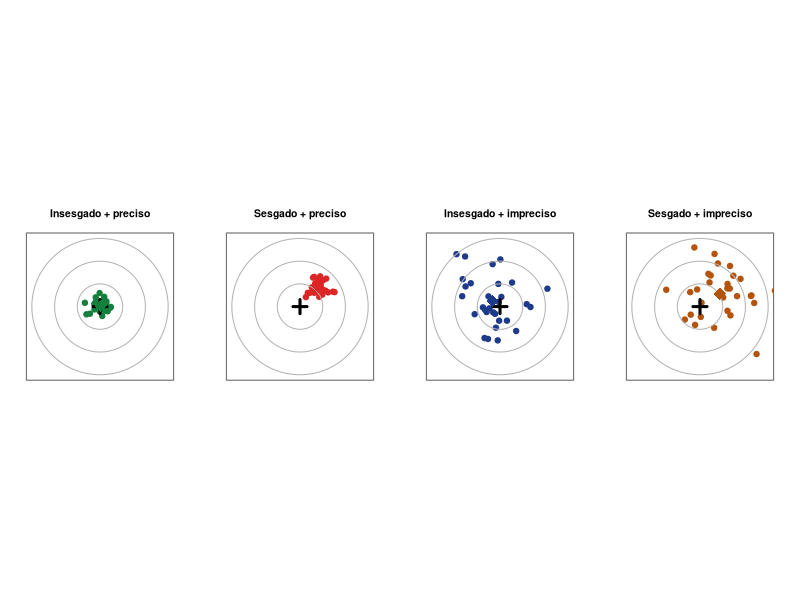
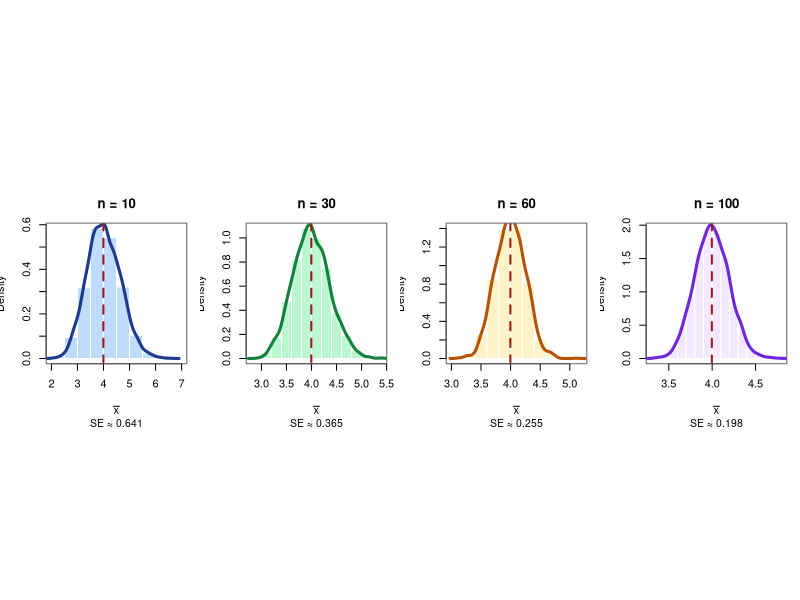
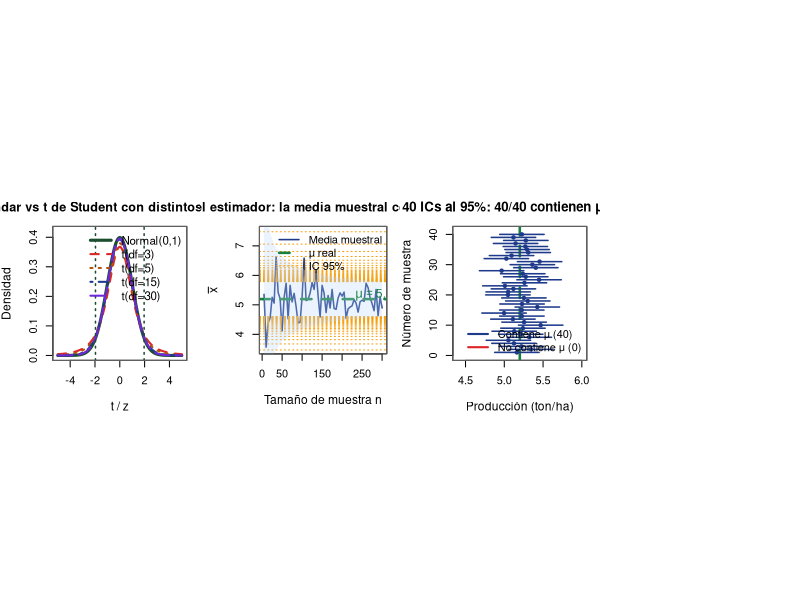
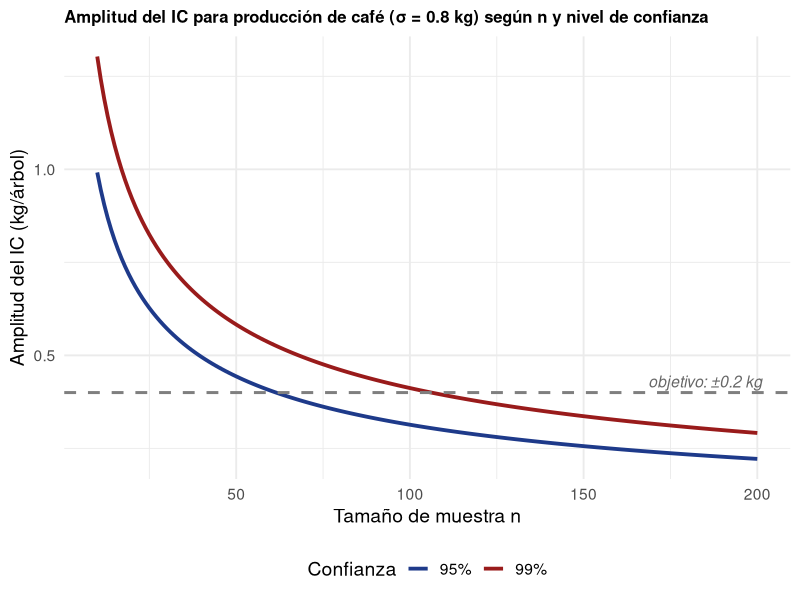
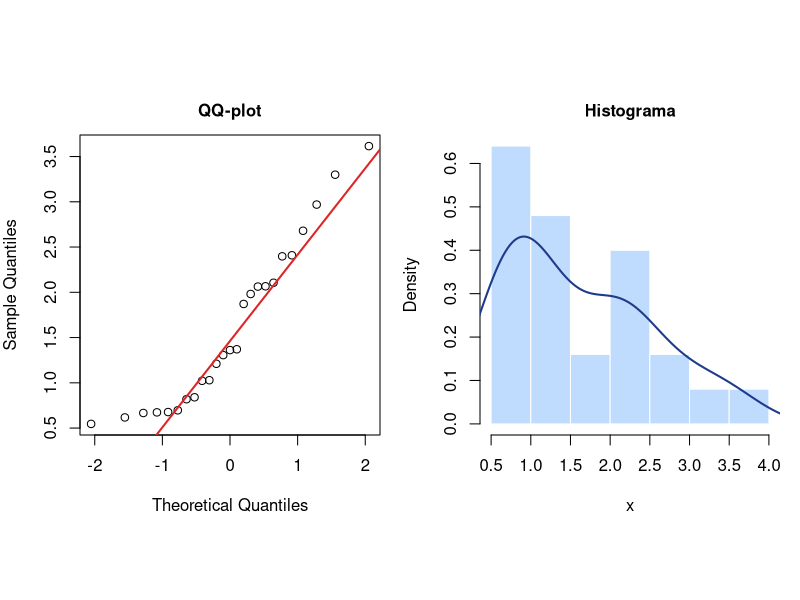
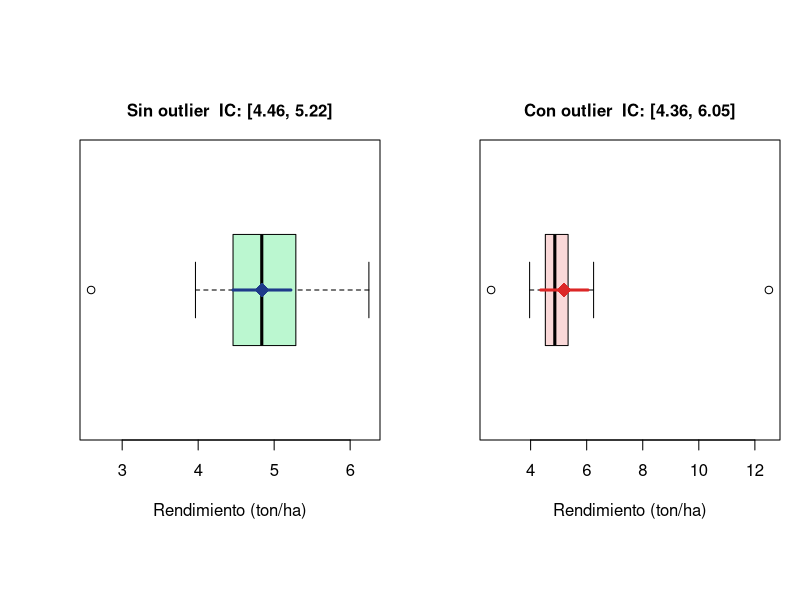

Source code (R) for these figures, in order:
## ---- chunk 1
#| echo: false
#| fig-width: 11
#| fig-height: 4.4
#| fig-align: center
set.seed(1)
theta <- 0
casos <- list(
  list(titulo = "Insesgado + preciso",  mu =  0,   sd = 0.3, col = "#15803d"),
  list(titulo = "Sesgado + preciso",    mu =  0.8, sd = 0.3, col = "#dc2626"),
  list(titulo = "Insesgado + impreciso",mu =  0,   sd = 1.0, col = "#1e3a8a"),
  list(titulo = "Sesgado + impreciso",  mu =  0.8, sd = 1.0, col = "#b45309")
)
par(mfrow = c(1, 4), mar = c(2, 2, 3, 2), pty = "s", family = "sans")
for (caso in casos) {
  puntos_x <- rnorm(30, caso$mu, caso$sd)
  puntos_y <- rnorm(30, caso$mu, caso$sd)
  plot(puntos_x, puntos_y, pch = 19, cex = 1.1, col = caso$col,
       xlim = c(-3, 3), ylim = c(-3, 3),
       main = caso$titulo, xlab = "", ylab = "",
       cex.main = 0.95, axes = FALSE)
  for (r in c(1, 2, 3))
    symbols(0, 0, circles = r, add = TRUE, inches = FALSE,
            fg = "gray70", bg = NA, lwd = 1)
  points(0, 0, pch = 3, cex = 2, lwd = 3, col = "black")
  points(mean(puntos_x), mean(puntos_y), pch = 18, cex = 2.5,
         col = caso$col)
  box(col = "gray40")
}
## ---- chunk 2
#| echo: false
#| fig-width: 12
#| fig-height: 4.5
#| fig-align: center
set.seed(7)
pop <- rgamma(100000, shape = 4, rate = 1)
mu_pop <- mean(pop)
ns <- c(10, 30, 60, 100)
par(mfrow = c(1, 4), mar = c(4, 3.5, 3, 1), family = "sans")
cols  <- c("#bfdbfe","#bbf7d0","#fef3c7","#f3e8ff")
lcols <- c("#1e3a8a","#15803d","#b45309","#6d28d9")
for (i in seq_along(ns)) {
  n <- ns[i]
  medias <- replicate(3000, mean(sample(pop, n)))
  hist(medias, probability = TRUE, col = cols[i], border = "white",
       main = paste0("n = ", n),
       sub  = paste0("SE ≈ ", round(sd(medias), 3)),
       xlab = expression(bar(x)), cex.main = 1.2, cex.sub = 0.95, cex.lab = 1)
  lines(density(medias), lwd = 3, col = lcols[i])
  abline(v = mu_pop, col = "#991b1b", lwd = 2, lty = 2)
  box(col = "gray40")
}
## ---- chunk 3
#| echo: false
#| fig-width: 10
#| fig-height: 4.4
#| fig-align: center
x <- seq(-5, 5, length = 500)
par(mar = c(4, 4, 3, 1), family = "sans")
plot(x, dnorm(x), type = "l", lwd = 3, col = "#1b4d2e",
     ylim = c(0, 0.42),
     xlab = "t / z", ylab = "Densidad",
     main = "Normal estándar vs t de Student con distintos grados de libertad",
     cex.main = 1.15, cex.lab = 1.1)
cols <- c("#dc2626","#b45309","#1e3a8a","#6d28d9")
dfs  <- c(3, 5, 15, 30)
for (i in seq_along(dfs))
  lines(x, dt(x, dfs[i]), lwd = 2, col = cols[i], lty = i+1)
abline(v = c(-1.96, 1.96), col = "#1b4d2e", lwd = 1.5, lty = 3)
legend("topright",
       legend = c("Normal(0,1)", paste0("t(df=", dfs, ")")),
       col = c("#1b4d2e", cols), lwd = c(3,2,2,2,2),
       lty = c(1,2,3,4,5), bty = "n", cex = 1.05)
box(col = "gray40")
## ---- chunk 4
#| echo: false
#| fig-width: 11
#| fig-height: 4.4
#| fig-align: center
set.seed(42)
pop <- rexp(500000, rate = 1/5.2)  # rendimiento exponencial, media=5.2
ns  <- seq(5, 300, by = 5)
medias <- sapply(ns, function(n) mean(sample(pop, n)))

par(mar = c(4.5, 4.5, 3, 1), family = "sans")
plot(ns, medias, type = "l", col = "#1e3a8a", lwd = 1.5,
     xlab = "Tamaño de muestra n",
     ylab = expression(bar(x)),
     main = "Convergencia del estimador: la media muestral converge a μ = 5.2 ton/ha",
     cex.main = 1.15, ylim = c(3.5, 7.5), cex.lab = 1.1)
abline(h = mean(pop), col = "#15803d", lwd = 2.5, lty = 2)
abline(h = mean(pop) + c(-1,1)*1.96*sd(pop)/sqrt(ns),
       col = "#f59e0b", lwd = 1, lty = 3)
polygon(c(ns, rev(ns)),
        c(mean(pop) + 1.96*sd(pop)/sqrt(ns),
          rev(mean(pop) - 1.96*sd(pop)/sqrt(ns))),
        col = adjustcolor("#bfdbfe", 0.3), border = NA)
text(280, mean(pop)+0.15, expression(mu == 5.2),
     col = "#15803d", cex = 1.1, font = 2)
legend("topright", legend = c("Media muestral", "μ real", "IC 95%"),
       col = c("#1e3a8a","#15803d","#f59e0b"),
       lwd = c(1.5,2.5,1), lty = c(1,2,3), bty = "n", cex = 1)
box(col = "gray40")
## ---- chunk 5
#| echo: false
#| fig-width: 10
#| fig-height: 4.2
#| fig-align: center
set.seed(123)
mu <- 5.2; sigma <- 0.8; n <- 30; m <- 40
ics <- replicate(m, {
  x <- rnorm(n, mu, sigma)
  mean(x) + c(-1, 1) * 1.96 * sigma / sqrt(n)
})
cubre <- ics[1,] <= mu & mu <= ics[2,]
par(mar = c(4, 4, 3, 1), family = "sans")
plot(0, 0, type = "n", xlim = c(4.4, 6.0), ylim = c(0, m+1),
     xlab = "Producción (ton/ha)", ylab = "Número de muestra",
     main = paste0("40 ICs al 95%: ", sum(cubre), "/40 contienen μ = 5.2"),
     cex.main = 1.2, cex.lab = 1.1)
abline(v = mu, col = "#15803d", lwd = 2.5, lty = 2)
col_ic <- ifelse(cubre, "#1e3a8a", "#dc2626")
for (i in 1:m) {
  lines(ics[, i], c(i, i), col = col_ic[i], lwd = 1.5)
  points(mean(ics[, i]), i, pch = 19, cex = 0.7, col = col_ic[i])
}
legend("bottomright",
       legend = c(paste0("Contiene μ (", sum(cubre), ")"),
                  paste0("No contiene μ (", sum(!cubre), ")")),
       col = c("#1e3a8a", "#dc2626"), lwd = 2, bty = "n", cex = 1)
box(col = "gray40")
## ---- chunk 6
xbar <- 2.6; sigma <- 0.8; n <- 64
round(xbar + c(-1,1)*1.96*sigma/sqrt(n), 3)
## ---- chunk 7
#| echo: true
xbar <- 278; s <- 28; n <- 49
e <- qt(0.975, df = n-1) * s / sqrt(n)
cat("Margen de error:", round(e, 2), "g\n")
cat("IC 95%: [", round(xbar-e,1), ",", round(xbar+e,1), "] g\n")
## ---- chunk 8
xbar <- 17.4; s <- 2.8; n <- 16
round(xbar + c(-1,1)*qt(0.975, n-1)*s/sqrt(n), 2)
## ---- chunk 9
p_hat <- 54/200; n <- 200
round(p_hat + c(-1,1)*1.96*sqrt(p_hat*(1-p_hat)/n), 3)
## ---- chunk 10
n <- 20; x <- 2; p <- x/n; z <- 1.96
# Wald
wald <- p + c(-1,1)*z*sqrt(p*(1-p)/n)
# Wilson
num  <- p + z^2/(2*n)
den  <- 1 + z^2/n
rad  <- z*sqrt(p*(1-p)/n + z^2/(4*n^2))/den
wilson <- c(num/den - rad, num/den + rad)
cat("Wald  :", round(wald, 3), "\n")
cat("Wilson:", round(wilson, 3), "\n")
## ---- chunk 11
#| echo: true
sigma <- 1.5; e_obj <- 0.3; z95 <- 1.96; z99 <- 2.576
cat("n (95%, MAS):", ceiling((z95*sigma/e_obj)^2), "\n")
cat("n (99%, MAS):", ceiling((z99*sigma/e_obj)^2), "\n")
cat("n (95%, DEFF=0.7):", ceiling((z95*sigma/e_obj)^2 * 0.7), "\n")
## ---- chunk 12
#| echo: false
#| fig-width: 11
#| fig-height: 4.5
#| fig-align: center
library(ggplot2)
sigma <- 0.8
ns    <- 10:200
df_amp <- data.frame(
  n    = rep(ns, 2),
  amp  = c(2*1.96*sigma/sqrt(ns), 2*2.576*sigma/sqrt(ns)),
  conf = rep(c("95%","99%"), each = length(ns))
)
ggplot(df_amp, aes(x = n, y = amp, color = conf)) +
  geom_line(linewidth = 1.3) +
  geom_hline(yintercept = 0.4, linetype = "dashed",
             color = "gray50", linewidth = 1) +
  annotate("text", x = 185, y = 0.43,
           label = "objetivo: ±0.2 kg", color = "gray40",
           size = 4, fontface = "italic") +
  scale_color_manual(values = c("95%" = "#1e3a8a","99%" = "#991b1b")) +
  labs(x = "Tamaño de muestra n",
       y = "Amplitud del IC (kg/árbol)",
       title = "Amplitud del IC para producción de café (σ = 0.8 kg) según n y nivel de confianza",
       color = "Confianza") +
  theme_minimal(base_size = 14) +
  theme(legend.position = "bottom",
        plot.title = element_text(size = 12, face = "bold"))
## ---- chunk 13
#| fig-height: 2.6
set.seed(5)
x <- rgamma(25, shape=3, scale=0.5)  # rendimiento asimétrico
par(mfrow=c(1,2), mar=c(4,4,2.5,1), family="sans")
qqnorm(x, main="QQ-plot", cex.main=1.0); qqline(x, col="#dc2626", lwd=2)
hist(x, probability=TRUE, main="Histograma", col="#bfdbfe",
     border="white", cex.main=1.0)
lines(density(x), col="#1e3a8a", lwd=2)
## ---- chunk 14
shapiro.test(x)   # H0: normalidad; p < 0.05 → rechazar
## ---- chunk 15
set.seed(3)
medias_veredas <- c(17.1,18.3,16.8,19.2,17.5,
                    18.0,16.5,19.8,17.3,18.6)
m <- 10; M <- 80
xbar_cl <- mean(medias_veredas)
sc2     <- var(medias_veredas)
e_cl    <- 1.96*sqrt(sc2/m*(1-m/M))
cat("IC 95%: [", round(xbar_cl-e_cl,2), ",",
    round(xbar_cl+e_cl,2), "] L/día\n")
## ---- chunk 16
#| echo: false
#| fig-width: 11
#| fig-height: 4.0
#| fig-align: center
set.seed(8)
x_normal  <- rnorm(20, mean=5, sd=0.8)
x_outlier <- c(x_normal, 12.5)   # un outlier extremo

par(mfrow=c(1,2), mar=c(4, 4, 3, 1), family="sans")

# Sin outlier
ic1 <- mean(x_normal) + c(-1,1)*qt(0.975,length(x_normal)-1)*
       sd(x_normal)/sqrt(length(x_normal))
boxplot(x_normal, horizontal=TRUE, col="#bbf7d0",
        main=paste0("Sin outlier  IC: [",round(ic1[1],2),", ",round(ic1[2],2),"]"),
        xlab="Rendimiento (ton/ha)", cex.main=1.0)
segments(ic1[1],1,ic1[2],1, col="#1e3a8a", lwd=3)
points(mean(x_normal),1,pch=18,cex=2,col="#1e3a8a")

# Con outlier
ic2 <- mean(x_outlier) + c(-1,1)*qt(0.975,length(x_outlier)-1)*
       sd(x_outlier)/sqrt(length(x_outlier))
boxplot(x_outlier, horizontal=TRUE, col="#fad8d8",
        main=paste0("Con outlier  IC: [",round(ic2[1],2),", ",round(ic2[2],2),"]"),
        xlab="Rendimiento (ton/ha)", cex.main=1.0)
segments(ic2[1],1,ic2[2],1, col="#dc2626", lwd=3)
points(mean(x_outlier),1,pch=18,cex=2,col="#dc2626")

cat("Amplitud sin outlier:", round(diff(ic1),3), "\n")
cat("Amplitud con outlier:", round(diff(ic2),3), "\n")
## ---- chunk 17
set.seed(9)
x <- exp(rnorm(25, mean=1.8, sd=0.5)) # log-normal
log_x <- log(x)
ic_log <- mean(log_x) + c(-1,1)*qt(0.975,24)*sd(log_x)/sqrt(25)
ic_orig <- exp(ic_log)  # volver a escala original
cat("IC 95% (escala log):", round(ic_log,3), "\n")
cat("IC 95% (escala orig):", round(ic_orig,2), "\n")
cat("(asimétrico en escala original, correcto)\n")
## ---- chunk 18
set.seed(99)
cob <- function(dist_fn, mu, n, B = 2000)
  mean(replicate(B, {
    x  <- dist_fn(n)
    ic <- mean(x) + c(-1,1)*qt(0.975,n-1)*sd(x)/sqrt(n)
    ic[1] <= mu & mu <= ic[2]
  }))
ns <- c(5, 15, 30, 80)
cat("Normal :", sapply(ns, cob,
  dist_fn=function(n) rnorm(n,5,1), mu=5), "\n")
cat("Exp(1/5):", sapply(ns, cob,
  dist_fn=function(n) rexp(n,rate=1/5), mu=5), "\n")
## ---- chunk 19
set.seed(7)
x <- c(5.1,4.8,5.6,4.9,5.3,5.0,5.4,4.7)
boot_means <- replicate(4000,
  mean(sample(x, length(x), replace = TRUE)))
round(quantile(boot_means, c(0.025, 0.975)), 3)
## ---- chunk 20
#| echo: true
# Ejemplo integrado: t.test devuelve IC automáticamente
x <- c(5.1,4.8,5.6,4.9,5.3,5.0,5.4,4.7,5.2,5.5)
resultado <- t.test(x, conf.level = 0.95)
cat("Media:", round(resultado$estimate, 3), "\n")
cat("IC 95%:", round(resultado$conf.int, 3), "\n")
## ---- chunk 21
#| echo: true
set.seed(11)
A <- round(rnorm(30, mean=6.2, sd=1.0), 2)
G <- round(rnorm(25, mean=7.0, sd=0.9), 2)
cat("Aspersión: media=", round(mean(A),2),
    "  SE=", round(sd(A)/sqrt(30),3), "\n")
cat("Goteo:     media=", round(mean(G),2),
    "  SE=", round(sd(G)/sqrt(25),3), "\n")
ic_A <- mean(A) + c(-1,1)*qt(0.975,29)*sd(A)/sqrt(30)
ic_G <- mean(G) + c(-1,1)*qt(0.975,24)*sd(G)/sqrt(25)
cat("IC 95% Aspersión:", round(ic_A,2), "\n")
cat("IC 95% Goteo:    ", round(ic_G,2), "\n")
Sp2 <- ((30-1)*var(A)+(25-1)*var(G))/(30+25-2)
e_dif <- qt(0.975,53)*sqrt(Sp2*(1/30+1/25))
dif   <- mean(G)-mean(A)
cat("IC 95% diferencia (G-A):", round(c(dif-e_dif,dif+e_dif),2),"\n")
